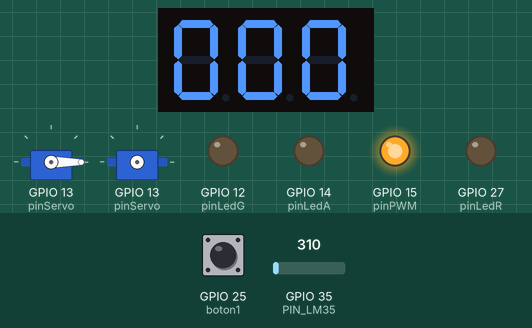
This program was run on a simulated ESP32. Shown: 3-digit seven-segment display, 2 × servo, output pins drawn as LEDs (lit = HIGH). Wiring (inferred from the names in the program): 3-digit 7-segment display, segments lit when HIGH: segments GPIO 2, GPIO 4, GPIO 23, GPIO 21, GPIO 22, GPIO 32, GPIO 33; digit selects GPIO 18, GPIO 19, GPIO 5. The inputs (shaded band) are chosen by the test bench; at power-on: GPIO 25 (boton1) LOW, GPIO 35 (PIN_LM35) = 310. The segment pins are drawn as the display they are named for; servo pulses on a pin are drawn as a servo (544–2400 µs = 0–180°); pins used as bus, display or sensor lines are not drawn; what the program prints to the serial monitor is not drawn.

Above: at 2.7 s.
2.8 s: GPIO 25 (boton1) pulled HIGH for 0.15 s
At 3.7 s:
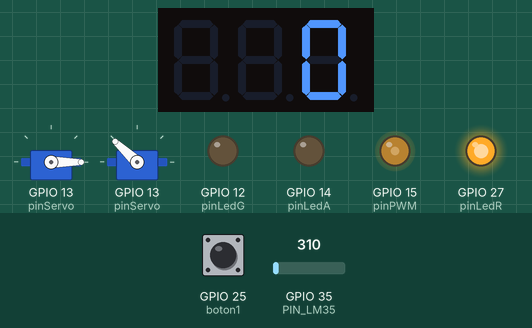
5.9 s: GPIO 25 (boton1) pulled HIGH for 1 s
At 7.8 s:
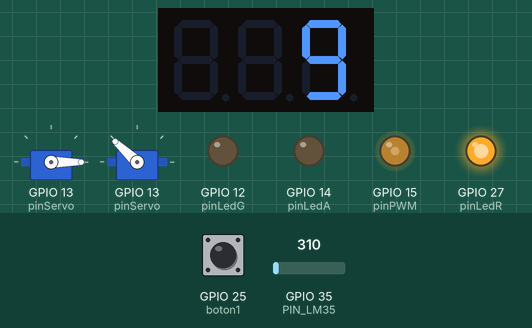
Timing chart, 0 to 9.3 s (numbered marks = the images above; inputs shaded):
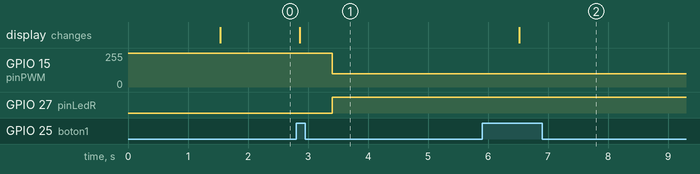

Measured:
- after the input at 2.8 s, GPIO 15 (pinPWM): 255/255 → 100/255 after 0.60 s; GPIO 27 (pinLedR): LOW → HIGH after 0.60 s; the display: changes after 0.06 s (image 1)
- after the input at 5.9 s, the display: changes after 0.62 s (image 2)

The program:

main.cpp
```cpp
//****************************************************************
// UVG BE3015-Digital 2
// Proyecto 1
// Ingebor Ayleen Rubio Vasquez - 19003
//****************************************************************
//****************************************************************
// Librerías
//****************************************************************
#include <Arduino.h>
#include "driver/ledc.h"
#include "config.h"
#include <ESP32Servo.h>
//****************************************************************
// Definición de etiquetas
//****************************************************************
// Paso 1: selección de parámetros de la señal PWM
#define pwmChannel 0 // 16 canales 0-15
#define ledRChannel 1
#define ledGChannel 2
#define ledAChannel 3
#define pwmChannelServo 4
#define freqPWM 5000  // Frecuencia en Hz
#define freqPWM1 1000 // Frecuencia en Hz
#define freqPWM2 500  // Frecuencia en Hz
#define freqPWMServo 50
#define resolution 8 // 1-16 bits de resolución
#define reServo 10

// Pines de entrada
#define pinLedR 27
#define pinLedG 12
#define pinLedA 14
#define pinPWM 15 // GPIO 2 para tener la salida del PWM
#define PIN_LM35 35

#define boton1 25

#define pinServo 13

#define A 2
#define B 4
#define C 23
#define D 21
#define E 22
#define F 32
#define G 33

#define GND1 18
#define GND2 19
#define GND3 5

//******************Sensor de temperatura*******************
// Codigo de: https://esp32io.com/tutorials/esp32-lm35-temperature-sensor
//**********************************************************

#define ADC_VREF_mV 3300.0 // in millivolt
#define ADC_RESOLUTION 4095.0

//****************************************************************
// Prototipos de funciones
//****************************************************************
void configurarPWM(void);
float obtenerTemp(void);
void mostrarDig(int dig);
void mostrarCompleto(int numero);
//****************************************************************
// Variables Globales
//****************************************************************

// int dutycycle = 0;
int color = 0; // 0 para rojo 1 para verde y 2 para azul
int dcR = 256;
int dcG = 256;
int dcB = 256;
Servo myservo;
int pos = 0;
int caso = 0;
float temp = 0.0;
int tempDisplay = 0;
int estadoSemaforo = 0;

//****************************************************************
// ISR: Interrupciones
//****************************************************************
// void IRAM_ATTR ISR(){
//
//}

//*********************************************************
//  Configuraciones adafruit
//********************************************************
AdafruitIO_Feed *tempCanal = io.feed("Proyecto1Temperatura");
AdafruitIO_Feed *estadoLed = io.feed("ValorLed");

//****************************************************************
// Configuración
//****************************************************************
void setup()
{
  Serial.begin(115200);
  configurarPWM();
  pinMode(boton1, INPUT_PULLDOWN);
  pinMode(PIN_LM35, INPUT);
  pinMode(pinServo, OUTPUT);
  pinMode(A, OUTPUT);
  pinMode(B, OUTPUT);
  pinMode(C, OUTPUT);
  pinMode(D, OUTPUT);
  pinMode(E, OUTPUT);
  pinMode(F, OUTPUT);
  pinMode(G, OUTPUT);
  myservo.attach(pinServo);
  myservo.write(pos);
  pinMode(GND1, OUTPUT);
  pinMode(GND2, OUTPUT);
  pinMode(GND3, OUTPUT);

  // ledcWrite(0, map(180,0,180,0,1023));

  // Adafruit
  while (!Serial)
    ;
  Serial.print("Connecting to Adafruit IO");
  io.connect();
  // wait for a connection
  while (io.status() < AIO_CONNECTED)
  {
    Serial.print(".");
    delay(500);
  }
  // we are connected
  Serial.println();
  Serial.println(io.statusText());
}
//****************************************************************
// Loop Principal
//****************************************************************
void loop()
{

  int estadob1 = digitalRead(boton1); // lEER ESTADO DE LOS BOTONES
  if (estadob1 == 1)
  {
    io.run();
    temp = obtenerTemp();
    tempDisplay = temp * 10;
    Serial.println("**************\nObteniendo temperatura: ");
    Serial.println(temp);
    if (temp <= 15.8)
    {
      caso = 0;
      Serial.println("Temp menor a 15.8");
    }
    else if (temp > 15.8 && temp <= 16.3)
    {
      caso = 1;
      Serial.println("Temp entre 15.8 y 16.3");
    }
    else if (temp > 16.3)
    {
      caso = 2;
      Serial.println("Temp mayor a 16.3");
    }

    switch (caso)
    {
    case 0: // Servo a 30° y modificar LED verde
      estadoSemaforo = 0;
      ledcWrite(ledRChannel, 0);  // Apagar LED rojo
      ledcWrite(ledAChannel, 0);  // Apagar LED amarillo
      ledcWrite(pwmChannel, dcG); // Encender LED verde
      ledcWrite(ledGChannel, dcG);
      ledcWrite(pwmChannel, map(30, 0, 180, 30, 115));
      ledcWrite(pwmChannelServo, map(30, 0, 180, 30, 115));
      delay(10);
      break;
    case 1: // Servo a 90° y modificar LED amarillo
      estadoSemaforo = 1;
      ledcWrite(ledRChannel, 0);  // Apagar LED rojo
      ledcWrite(ledGChannel, 0);  // Apagar LED verde
      ledcWrite(pwmChannel, dcB); // Encender LED amarillo
      ledcWrite(ledAChannel, dcB);
      ledcWrite(pwmChannel, map(90, 0, 180, 30, 115));
      ledcWrite(pwmChannelServo, map(90, 0, 180, 30, 115));
      delay(10);

      break;
    case 2: // Servo a 180° y modificar LED rojo
      estadoSemaforo = 2;
      ledcWrite(ledGChannel, 0);  // Apagar led verde
      ledcWrite(ledAChannel, 0);  // Apagar led amarillo
      ledcWrite(pwmChannel, dcR); // Encender led rojo
      ledcWrite(ledRChannel, dcR);
      ledcWrite(pwmChannel, map(150, 0, 180, 30, 115));
      ledcWrite(pwmChannelServo, map(150, 0, 180, 30, 115));
      delay(10);
      break;
    }
    tempCanal->save(temp);           // Enviar temperatura a adafruit
    estadoLed->save(estadoSemaforo); // enviar estado del semáforo
    delay(3000);
  }

  mostrarCompleto(tempDisplay);
  delay(1);
}
//****************************************************************
// Función para configurar módulo PWM
//****************************************************************
void configurarPWM(void)
{
  // Paso 1: Configurar el módulo PWM
  ledcSetup(pwmChannel, freqPWM, resolution);
  ledcSetup(ledRChannel, freqPWM1, resolution);
  ledcSetup(ledGChannel, freqPWM2, resolution);
  ledcSetup(ledAChannel, freqPWM, resolution);
  ledcSetup(pwmChannelServo, freqPWMServo, reServo);
  //  Paso 2: seleccionar en que GPIO tendremos nuestra señal PWM
  ledcAttachPin(pinPWM, pwmChannel);
  ledcAttachPin(pinLedR, ledRChannel);
  ledcAttachPin(pinLedG, ledGChannel);
  ledcAttachPin(pinLedA, ledAChannel);
  ledcAttachPin(pinServo, pwmChannelServo);
  ledcWrite(0, map(180, 0, 180, 0, 1023));
}

float obtenerTemp(void)
{
  //******************************Descomentar al tener sensor******************

  // read the ADC value from the temperature sensor
  int adcVal = analogRead(PIN_LM35);
  // convert the ADC value to voltage in millivolt
  float milliVolt = adcVal * (ADC_VREF_mV / ADC_RESOLUTION);
  // convert the voltage to the temperature in °C
  float tempC = milliVolt / 10;

  // print the temperature in the Serial Monitor:
  Serial.print("Temperature: ");
  Serial.print(tempC); // print the temperature in °C
  Serial.println("°C");

  //*****************************************************

  // Temporal en lo que no se tiene el sensor
  // float tempC = 38.3;

  delay(500);
  return tempC;
}

// Funciones para digitos

void mostrarDig(int dig) // Encender los pines correspondientes al dígito
{
  switch (dig)
  {
  case 0:
    digitalWrite(A, HIGH);
    digitalWrite(B, HIGH);
    digitalWrite(C, HIGH);
    digitalWrite(D, HIGH);
    digitalWrite(E, HIGH);
    digitalWrite(F, HIGH);
    digitalWrite(G, LOW);
    break;
  case 1:
    digitalWrite(A, LOW);
    digitalWrite(B, HIGH);
    digitalWrite(C, HIGH);
    digitalWrite(D, LOW);
    digitalWrite(E, LOW);
    digitalWrite(F, LOW);
    digitalWrite(G, LOW);
    break;
  case 2:
    digitalWrite(A, HIGH);
    digitalWrite(B, HIGH);
    digitalWrite(C, LOW);
    digitalWrite(D, HIGH);
    digitalWrite(E, HIGH);
    digitalWrite(F, LOW);
    digitalWrite(G, HIGH);
    break;
  case 3:
    digitalWrite(A, HIGH);
    digitalWrite(B, HIGH);
    digitalWrite(C, HIGH);
    digitalWrite(D, HIGH);
    digitalWrite(E, LOW);
    digitalWrite(F, LOW);
    digitalWrite(G, HIGH);
    break;
  case 4:
    digitalWrite(A, LOW);
    digitalWrite(B, HIGH);
    digitalWrite(C, HIGH);
    digitalWrite(D, LOW);
    digitalWrite(E, LOW);
    digitalWrite(F, HIGH);
    digitalWrite(G, HIGH);
    break;
  case 5:
    digitalWrite(A, HIGH);
    digitalWrite(B, LOW);
    digitalWrite(C, HIGH);
    digitalWrite(D, HIGH);
    digitalWrite(E, LOW);
    digitalWrite(F, HIGH);
    digitalWrite(G, HIGH);
    break;
  case 6:
    digitalWrite(A, HIGH);
    digitalWrite(B, LOW);
    digitalWrite(C, HIGH);
    digitalWrite(D, HIGH);
    digitalWrite(E, HIGH);
    digitalWrite(F, HIGH);
    digitalWrite(G, HIGH);
    break;
  case 7:
    digitalWrite(A, HIGH);
    digitalWrite(B, HIGH);
    digitalWrite(C, HIGH);
    digitalWrite(D, LOW);
    digitalWrite(E, LOW);
    digitalWrite(F, LOW);
    digitalWrite(G, LOW);
    break;
  case 8:
    digitalWrite(A, HIGH);
    digitalWrite(B, HIGH);
    digitalWrite(C, HIGH);
    digitalWrite(D, HIGH);
    digitalWrite(E, HIGH);
    digitalWrite(F, HIGH);
    digitalWrite(G, HIGH);
    break;
  case 9:
    digitalWrite(A, HIGH);
    digitalWrite(B, HIGH);
    digitalWrite(C, HIGH);
    digitalWrite(D, HIGH);
    digitalWrite(E, LOW);
    digitalWrite(F, HIGH);
    digitalWrite(G, HIGH);
    break;
  }
}

void mostrarCompleto(int numero)
{
  mostrarDig(numero / 100);
  digitalWrite(GND1, HIGH); // encender el primer dígito
  digitalWrite(GND2, LOW);  // apagar segundo dígito
  digitalWrite(GND3, LOW);  // apagar tercer dígito
  delay(1);

  numero = numero % 100;    // obtener el segundo dígito
  digitalWrite(GND1, LOW);  // apagar el primer digito
  mostrarDig(numero / 10);  // mostrar el segundo dígito
  digitalWrite(GND2, HIGH); // encender el segundo dígito
  delay(1);

  numero = numero % 10;     // Obtener el tercer dígito
  digitalWrite(GND2, LOW);  // apagar el segundo dígito
  mostrarDig(numero);       // mostrar el tercer dígito
  digitalWrite(GND3, HIGH); // encender el tercer dígito
  delay(1);
}
```

config.h
```cpp
/************************ Adafruit IO Config *******************************/

// visit io.adafruit.com if you need to create an account,
// or if you need your Adafruit IO key.
#define IO_USERNAME  "AyleenRV"
#define IO_KEY       "..."

/******************************* WIFI **************************************/

#define WIFI_SSID "Ayleen's Galaxy A32"
#define WIFI_PASS "kzpf3227"

// comment out the following lines if you are using fona or ethernet
#include "AdafruitIO_WiFi.h"


AdafruitIO_WiFi io(IO_USERNAME, IO_KEY, WIFI_SSID, WIFI_PASS);
```
